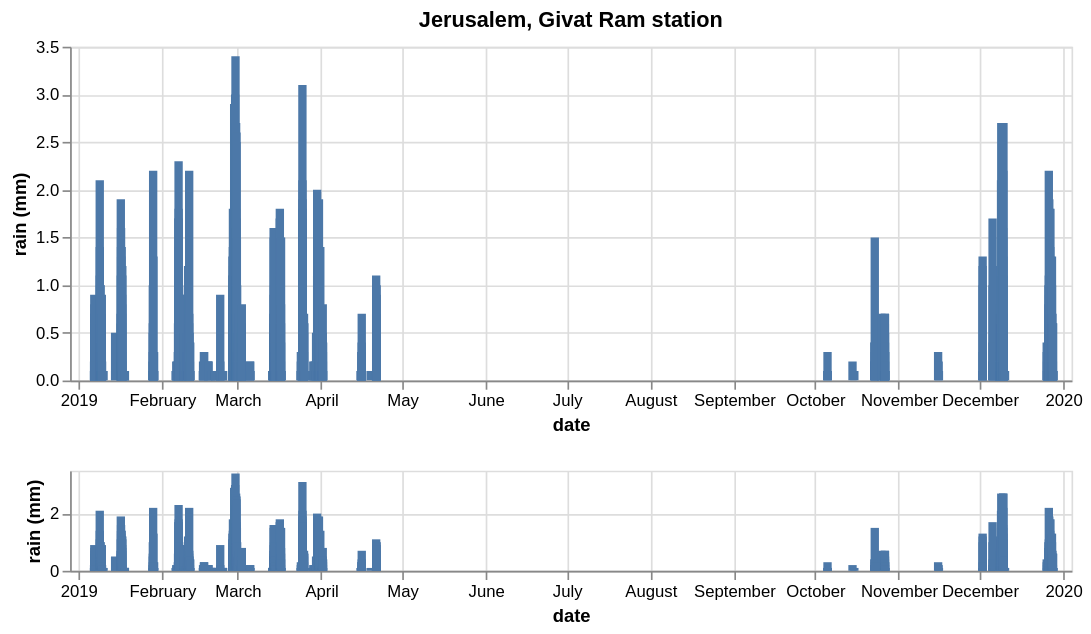

The cell this chart's notebook holds for it:
### Markdown cell above
<div class="alert alert-info">##### {{< iconify cil chat-bubble >}} discussion {.unnumbered}

The temperature fluctuates on various time scales, from daily to yearly. Let's think together a few questions we'd like to ask about the data above.</div>

Now let's see precipitation data:

### Code cell
alt.data_transformers.disable_max_rows()

# Altair only recognizes column data; it ignores index values.
# You can plot the index data by first resetting the index
# I know that I've just made 'DATE' the index, but I want to have this here nonetheless so I can refer to this in the future
df_new = df.reset_index()#.replace({0.0:np.nan})
source = df_new[['date', 'rain']]

brush = alt.selection(type='interval', encodings=['x'])

base = alt.Chart(source).mark_bar().encode(
    x = 'date:T',
        y=alt.Y('rain:Q', axis=alt.Axis(title='rain (mm)'))  # Custom Y-Label here
).properties(
    width=600,
    height=200
)

upper = base.encode(
    alt.X('date:T', scale=alt.Scale(domain=brush)),
    alt.Y('rain:Q', scale=alt.Scale(domain=(0,3.5)), axis=alt.Axis(title='rain (mm)'))
).properties(
    title='Jerusalem, Givat Ram station'
)

lower = base.properties(
    height=60
).add_selection(brush)

alt.vconcat(upper, lower)

### Figure 1 — Vega-Lite specification as saved in the notebook (floating-point values rounded to 4 significant figures; data arrays with more than 128 entries replaced by an {"elided": "..."} marker saying what was removed)
{"config": {"view": {"continuousWidth": 400, "continuousHeight": 300}}, "vconcat": [{"mark": "bar", "encoding": {"x": {"type": "temporal", "field": "date", "scale": {"domain": {"selection": "selector014"}}}, "y": {"type": "quantitative", "axis": {"title": "rain (mm)"}, "field": "rain", "scale": {"domain": [0, 3.5]}}}, "height": 200, "title": "Jerusalem, Givat Ram station", "width": 600}, {"mark": "bar", "encoding": {"x": {"type": "temporal", "field": "date"}, "y": {"type": "quantitative", "axis": {"title": "rain (mm)"}, "field": "rain"}}, "height": 60, "selection": {"selector014": {"type": "interval", "encodings": ["x"]}}, "width": 600}], "data": {"name": "data-fa023acd91b2d650e8993561379c0add"}, "$schema": "https://vega.github.io/schema/vega-lite/v4.8.1.json", "datasets": {"data-fa023acd91b2d650e8993561379c0add": {"elided": "52554 records"}}}
